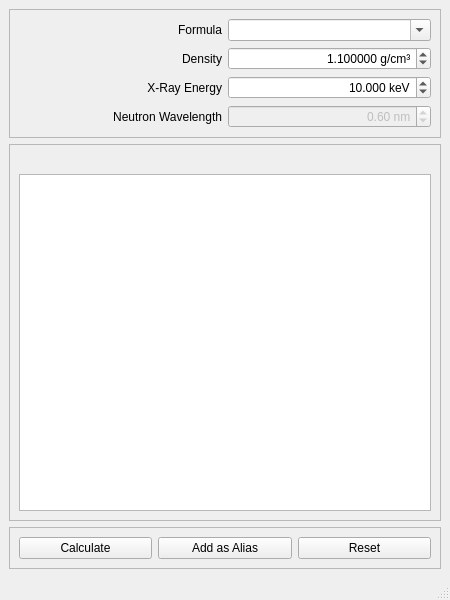
<ui version="4.0" >
 <class>MainWindow</class>
 <widget class="QMainWindow" name="MainWindow" >
  <property name="geometry" >
   <rect>
    <x>0</x>
    <y>0</y>
    <width>450</width>
    <height>600</height>
   </rect>
  </property>
  <widget class="QWidget" name="centralwidget" >
   <property name="geometry" >
    <rect>
     <x>0</x>
     <y>34</y>
     <width>450</width>
     <height>539</height>
    </rect>
   </property>
   <layout class="QVBoxLayout" name="verticalLayout" >
    <item>
     <widget class="QFrame" name="frmInput" >
      <property name="frameShape" >
       <enum>QFrame::StyledPanel</enum>
      </property>
      <property name="frameShadow" >
       <enum>QFrame::Raised</enum>
      </property>
      <layout class="QGridLayout" name="gridLayout" >
       <item row="0" column="0" >
        <widget class="QLabel" name="lblFormula" >
         <property name="text" >
          <string>Formula</string>
         </property>
         <property name="alignment" >
          <set>Qt::AlignRight|Qt::AlignTrailing|Qt::AlignVCenter</set>
         </property>
        </widget>
       </item>
       <item row="1" column="0" >
        <widget class="QLabel" name="lblDensity" >
         <property name="text" >
          <string>Density</string>
         </property>
         <property name="alignment" >
          <set>Qt::AlignRight|Qt::AlignTrailing|Qt::AlignVCenter</set>
         </property>
        </widget>
       </item>
       <item row="2" column="0" >
        <widget class="QLabel" name="lblXrayEn" >
         <property name="text" >
          <string>X-Ray Energy</string>
         </property>
         <property name="alignment" >
          <set>Qt::AlignRight|Qt::AlignTrailing|Qt::AlignVCenter</set>
         </property>
        </widget>
       </item>
       <item row="3" column="0" >
        <widget class="QLabel" name="lblNeutronWl" >
         <property name="text" >
          <string>Neutron Wavelength</string>
         </property>
         <property name="alignment" >
          <set>Qt::AlignRight|Qt::AlignTrailing|Qt::AlignVCenter</set>
         </property>
        </widget>
       </item>
       <item row="0" column="2" >
        <widget class="QComboBox" name="ntrFormula" >
         <property name="editable" >
          <bool>true</bool>
         </property>
         <property name="insertPolicy" >
          <enum>QComboBox::InsertAtTop</enum>
         </property>
         <property name="duplicatesEnabled" >
          <bool>true</bool>
         </property>
        </widget>
       </item>
       <item row="1" column="2" >
        <widget class="QDoubleSpinBox" name="ntrDensity" >
         <property name="alignment" >
          <set>Qt::AlignRight|Qt::AlignTrailing|Qt::AlignVCenter</set>
         </property>
         <property name="accelerated" >
          <bool>true</bool>
         </property>
         <property name="suffix" >
          <string> g/cm³</string>
         </property>
         <property name="decimals" >
          <number>6</number>
         </property>
         <property name="maximum" >
          <double>1000000.000000000000000</double>
         </property>
         <property name="singleStep" >
          <double>0.100000000000000</double>
         </property>
         <property name="value" >
          <double>1.100000000000000</double>
         </property>
        </widget>
       </item>
       <item row="2" column="2" >
        <widget class="QDoubleSpinBox" name="ntrXrayEn" >
         <property name="alignment" >
          <set>Qt::AlignRight|Qt::AlignTrailing|Qt::AlignVCenter</set>
         </property>
         <property name="suffix" >
          <string> keV</string>
         </property>
         <property name="decimals" >
          <number>3</number>
         </property>
         <property name="minimum" >
          <double>1.000000000000000</double>
         </property>
         <property name="maximum" >
          <double>24.899999999999999</double>
         </property>
         <property name="value" >
          <double>10.000000000000000</double>
         </property>
        </widget>
       </item>
       <item row="3" column="2" >
        <widget class="QDoubleSpinBox" name="ntrNeutronWl" >
         <property name="enabled" >
          <bool>false</bool>
         </property>
         <property name="toolTip" >
          <string>Not used at the moment.</string>
         </property>
         <property name="alignment" >
          <set>Qt::AlignRight|Qt::AlignTrailing|Qt::AlignVCenter</set>
         </property>
         <property name="suffix" >
          <string> nm</string>
         </property>
         <property name="decimals" >
          <number>2</number>
         </property>
         <property name="maximum" >
          <double>1000.000000000000000</double>
         </property>
         <property name="singleStep" >
          <double>0.100000000000000</double>
         </property>
         <property name="value" >
          <double>0.600000000000000</double>
         </property>
        </widget>
       </item>
      </layout>
     </widget>
    </item>
    <item>
     <widget class="QFrame" name="frmOutput" >
      <property name="frameShape" >
       <enum>QFrame::StyledPanel</enum>
      </property>
      <property name="frameShadow" >
       <enum>QFrame::Raised</enum>
      </property>
      <layout class="QVBoxLayout" name="verticalLayout_2" >
       <item>
        <widget class="QLabel" name="lblFormattedFormula" >
         <property name="toolTip" >
          <string>formattedFormulaToolTip</string>
         </property>
         <property name="text" >
          <string/>
         </property>
         <property name="alignment" >
          <set>Qt::AlignCenter</set>
         </property>
         <property name="wordWrap" >
          <bool>true</bool>
         </property>
        </widget>
       </item>
       <item>
        <widget class="QTreeView" name="tblResult" >
         <property name="sizePolicy" >
          <sizepolicy vsizetype="Expanding" hsizetype="Expanding" >
           <horstretch>0</horstretch>
           <verstretch>0</verstretch>
          </sizepolicy>
         </property>
         <property name="editTriggers" >
          <set>QAbstractItemView::NoEditTriggers</set>
         </property>
         <property name="selectionMode" >
          <enum>QAbstractItemView::ExtendedSelection</enum>
         </property>
         <property name="selectionBehavior" >
          <enum>QAbstractItemView::SelectItems</enum>
         </property>
        </widget>
       </item>
      </layout>
     </widget>
    </item>
    <item>
     <widget class="QFrame" name="frmButtons" >
      <property name="frameShape" >
       <enum>QFrame::StyledPanel</enum>
      </property>
      <property name="frameShadow" >
       <enum>QFrame::Raised</enum>
      </property>
      <layout class="QHBoxLayout" name="horizontalLayout" >
       <item>
        <widget class="QPushButton" name="btnCalc" >
         <property name="text" >
          <string>Calculate</string>
         </property>
        </widget>
       </item>
       <item>
        <widget class="QPushButton" name="btnAddAlias" >
         <property name="text" >
          <string>Add as Alias</string>
         </property>
        </widget>
       </item>
       <item>
        <widget class="QPushButton" name="btnClear" >
         <property name="text" >
          <string>Reset</string>
         </property>
        </widget>
       </item>
      </layout>
     </widget>
    </item>
   </layout>
  </widget>
  <widget class="QMenuBar" name="menubar" >
   <property name="geometry" >
    <rect>
     <x>0</x>
     <y>0</y>
     <width>450</width>
     <height>34</height>
    </rect>
   </property>
  </widget>
  <widget class="QStatusBar" name="statusbar" >
   <property name="geometry" >
    <rect>
     <x>0</x>
     <y>573</y>
     <width>450</width>
     <height>27</height>
    </rect>
   </property>
  </widget>
  <action name="actionQuit" >
   <property name="text" >
    <string>&amp;Quit</string>
   </property>
   <property name="shortcut" >
    <string>Ctrl+Q</string>
   </property>
   <property name="shortcutContext" >
    <enum>Qt::ApplicationShortcut</enum>
   </property>
  </action>
  <action name="actionAbout_Qt" >
   <property name="text" >
    <string>about &amp;Qt</string>
   </property>
  </action>
  <action name="actionAbout" >
   <property name="text" >
    <string>about</string>
   </property>
  </action>
  <action name="actionCopySelection" >
   <property name="text" >
    <string>copy selection</string>
   </property>
   <property name="shortcut" >
    <string>Ctrl+C</string>
   </property>
  </action>
  <action name="actionSelectAll" >
   <property name="text" >
    <string>select all</string>
   </property>
   <property name="shortcut" >
    <string>Ctrl+A</string>
   </property>
  </action>
  <action name="actionUseSystemLocale" >
   <property name="checkable" >
    <bool>true</bool>
   </property>
   <property name="text" >
    <string>use system decimal settings</string>
   </property>
  </action>
  <action name="actionExpandAll" >
   <property name="text" >
    <string>expand all</string>
   </property>
  </action>
  <action name="actionCollapseAll" >
   <property name="text" >
    <string>collapse all</string>
   </property>
  </action>
  <action name="actionVisualizeData" >
   <property name="text" >
    <string>visualize data</string>
   </property>
  </action>
 </widget>
 <resources/>
 <connections/>
</ui>
